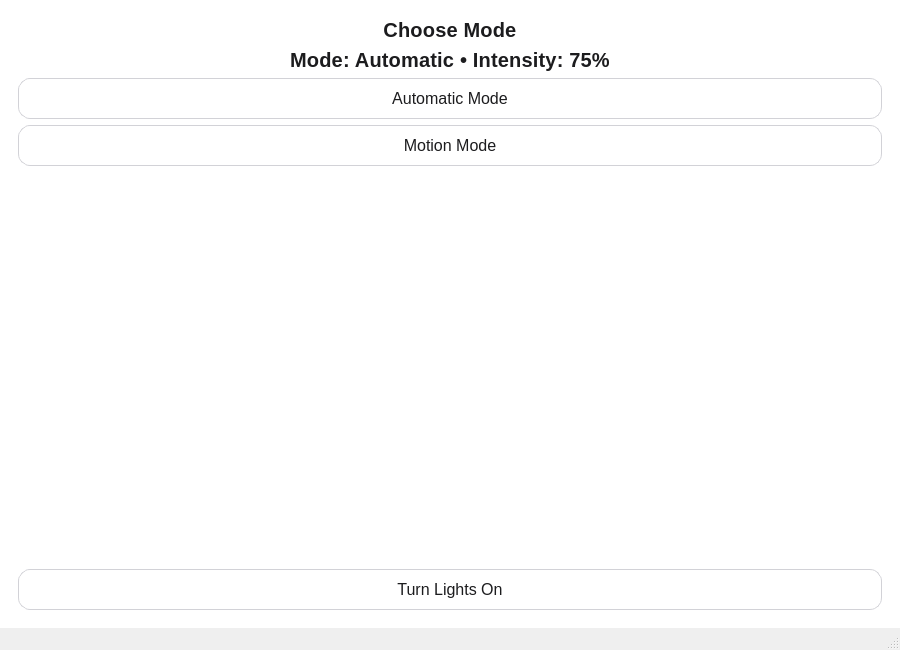
<?xml version="1.0" encoding="UTF-8"?>
<ui version="4.0">
 <class>MainWindow</class>
 <widget class="QMainWindow" name="MainWindow">
  <property name="geometry">
   <rect>
    <x>0</x>
    <y>0</y>
    <width>900</width>
    <height>650</height>
   </rect>
  </property>
  <property name="windowTitle">
   <string>SON Light Control</string>
  </property>
  <widget class="QWidget" name="centralwidget">
   <property name="styleSheet">
    <string notr="true">QWidget#centralwidget {
    background: #ffffff;
}

QLabel {
    color: #1c1c1e;
    font-size: 20px;
    font-weight: 600;
    letter-spacing: 0.2px;
}

QLabel#labelHello {
    font-size: 32px;
    font-weight: 700;
}

QPushButton {
    background: #ffffff;
    border: 1px solid #d2d2d7;
    border-radius: 12px;
    padding: 10px 16px;
    font-size: 16px;
    color: #1c1c1e;
}

QPushButton:hover {
    background: #fafafa;
}

QPushButton:pressed {
    background: #f2f2f7;
}

QSlider::groove:horizontal {
    height: 6px;
    background: #e5e5ea;
    border-radius: 3px;
}
QSlider::handle:horizontal {
    background: #ffffff;
    border: 1px solid #d2d2d7;
    width: 20px;
    margin: -7px 0;
    border-radius: 10px;
}
QSlider::sub-page:horizontal {
    background: #0a84ff;
    border-radius: 3px;
}</string>
   </property>
   <layout class="QVBoxLayout" name="verticalLayout">
    <item>
     <widget class="QStackedWidget" name="stackedWidget">
      <property name="currentIndex">
       <number>1</number>
      </property>
      <widget class="QWidget" name="pageWelcome">
       <layout class="QVBoxLayout" name="verticalLayoutWelcome">
        <item>
         <spacer name="verticalSpacerTopWelcome">
          <property name="orientation">
           <enum>Qt::Orientation::Vertical</enum>
          </property>
          <property name="sizeHint" stdset="0">
           <size>
            <width>20</width>
            <height>120</height>
           </size>
          </property>
         </spacer>
        </item>
        <item>
         <widget class="QLabel" name="labelHello">
          <property name="text">
           <string>Hello, User</string>
          </property>
          <property name="alignment">
           <set>Qt::AlignmentFlag::AlignCenter</set>
          </property>
         </widget>
        </item>
        <item>
         <widget class="QLabel" name="labelWelcomeSubtext">
          <property name="styleSheet">
           <string notr="true">font-size: 18px;
font-weight: 500;</string>
          </property>
          <property name="text">
           <string>Welcome to the SON light controller</string>
          </property>
          <property name="alignment">
           <set>Qt::AlignmentFlag::AlignCenter</set>
          </property>
         </widget>
        </item>
        <item>
         <widget class="QPushButton" name="buttonStart">
          <property name="text">
           <string>Start</string>
          </property>
         </widget>
        </item>
        <item>
         <spacer name="verticalSpacerBottomWelcome">
          <property name="orientation">
           <enum>Qt::Orientation::Vertical</enum>
          </property>
          <property name="sizeHint" stdset="0">
           <size>
            <width>20</width>
            <height>120</height>
           </size>
          </property>
         </spacer>
        </item>
       </layout>
      </widget>
      <widget class="QWidget" name="pageStart">
       <layout class="QVBoxLayout" name="verticalLayoutStart">
        <item>
         <widget class="QLabel" name="labelTitle">
          <property name="text">
           <string>Choose Mode</string>
          </property>
          <property name="alignment">
           <set>Qt::AlignmentFlag::AlignCenter</set>
          </property>
         </widget>
        </item>
        <item>
         <widget class="QLabel" name="labelStatus">
          <property name="text">
           <string>Mode: Automatic • Intensity: 75%</string>
          </property>
          <property name="alignment">
           <set>Qt::AlignmentFlag::AlignCenter</set>
          </property>
         </widget>
        </item>
        <item>
         <widget class="QPushButton" name="buttonAutomatic">
          <property name="text">
           <string>Automatic Mode</string>
          </property>
         </widget>
        </item>
        <item>
         <widget class="QPushButton" name="buttonMotion">
          <property name="text">
           <string>Motion Mode</string>
          </property>
         </widget>
        </item>
        <item>
         <spacer name="verticalSpacerMenu">
          <property name="orientation">
           <enum>Qt::Orientation::Vertical</enum>
          </property>
          <property name="sizeHint" stdset="0">
           <size>
            <width>20</width>
            <height>40</height>
           </size>
          </property>
         </spacer>
        </item>
        <item>
         <widget class="QPushButton" name="buttonPowerToggle">
          <property name="enabled">
           <bool>true</bool>
          </property>
          <property name="text">
           <string>Turn Lights On</string>
          </property>
          <property name="checkable">
           <bool>true</bool>
          </property>
          <property name="checked">
           <bool>false</bool>
          </property>
         </widget>
        </item>
       </layout>
      </widget>
      <widget class="QWidget" name="pageAutomatic">
       <layout class="QVBoxLayout" name="verticalLayoutAutomatic">
        <item>
         <widget class="QLabel" name="labelAutomatic">
          <property name="text">
           <string>Automatic Mode</string>
          </property>
          <property name="alignment">
           <set>Qt::AlignmentFlag::AlignCenter</set>
          </property>
         </widget>
        </item>
        <item>
         <widget class="QLabel" name="labelAutoIntensity">
          <property name="text">
           <string>Light intensity: 75%</string>
          </property>
          <property name="alignment">
           <set>Qt::AlignmentFlag::AlignCenter</set>
          </property>
         </widget>
        </item>
        <item>
         <widget class="QSlider" name="sliderAutoIntensity">
          <property name="minimum">
           <number>0</number>
          </property>
          <property name="maximum">
           <number>100</number>
          </property>
          <property name="value">
           <number>75</number>
          </property>
          <property name="orientation">
           <enum>Qt::Orientation::Horizontal</enum>
          </property>
         </widget>
        </item>
        <item>
         <widget class="QPushButton" name="buttonConfirmAutomatic">
          <property name="text">
           <string>Confirm</string>
          </property>
         </widget>
        </item>
        <item>
         <widget class="QPushButton" name="buttonBackFromAutomatic">
          <property name="text">
           <string>Back</string>
          </property>
         </widget>
        </item>
       </layout>
      </widget>
      <widget class="QWidget" name="pageMotion">
       <layout class="QVBoxLayout" name="verticalLayoutMovement">
        <item>
         <widget class="QLabel" name="labelMovement">
          <property name="text">
           <string>Motion Mode</string>
          </property>
          <property name="alignment">
           <set>Qt::AlignmentFlag::AlignCenter</set>
          </property>
         </widget>
        </item>
        <item>
         <widget class="QLabel" name="labelMoveIntensity">
          <property name="text">
           <string>Light intensity: 75%</string>
          </property>
          <property name="alignment">
           <set>Qt::AlignmentFlag::AlignCenter</set>
          </property>
         </widget>
        </item>
        <item>
         <widget class="QSlider" name="sliderMoveIntensity">
          <property name="minimum">
           <number>0</number>
          </property>
          <property name="maximum">
           <number>100</number>
          </property>
          <property name="value">
           <number>75</number>
          </property>
          <property name="orientation">
           <enum>Qt::Orientation::Horizontal</enum>
          </property>
         </widget>
        </item>
        <item>
         <widget class="QLabel" name="labelMoveTimer">
          <property name="text">
           <string>Timer: 60 s</string>
          </property>
          <property name="alignment">
           <set>Qt::AlignmentFlag::AlignCenter</set>
          </property>
         </widget>
        </item>
        <item>
         <widget class="QSlider" name="sliderMoveTimer">
          <property name="minimum">
           <number>5</number>
          </property>
          <property name="maximum">
           <number>120</number>
          </property>
          <property name="value">
           <number>60</number>
          </property>
          <property name="orientation">
           <enum>Qt::Orientation::Horizontal</enum>
          </property>
         </widget>
        </item>
        <item>
         <widget class="QPushButton" name="buttonConfirmMotion">
          <property name="text">
           <string>Confirm</string>
          </property>
         </widget>
        </item>
        <item>
         <widget class="QPushButton" name="buttonBackFromMotion">
          <property name="text">
           <string>Back</string>
          </property>
         </widget>
        </item>
       </layout>
      </widget>
     </widget>
    </item>
   </layout>
  </widget>
  <widget class="QMenuBar" name="menubar">
   <property name="geometry">
    <rect>
     <x>0</x>
     <y>0</y>
     <width>900</width>
     <height>26</height>
    </rect>
   </property>
  </widget>
  <widget class="QStatusBar" name="statusbar"/>
 </widget>
 <resources/>
 <connections/>
</ui>
